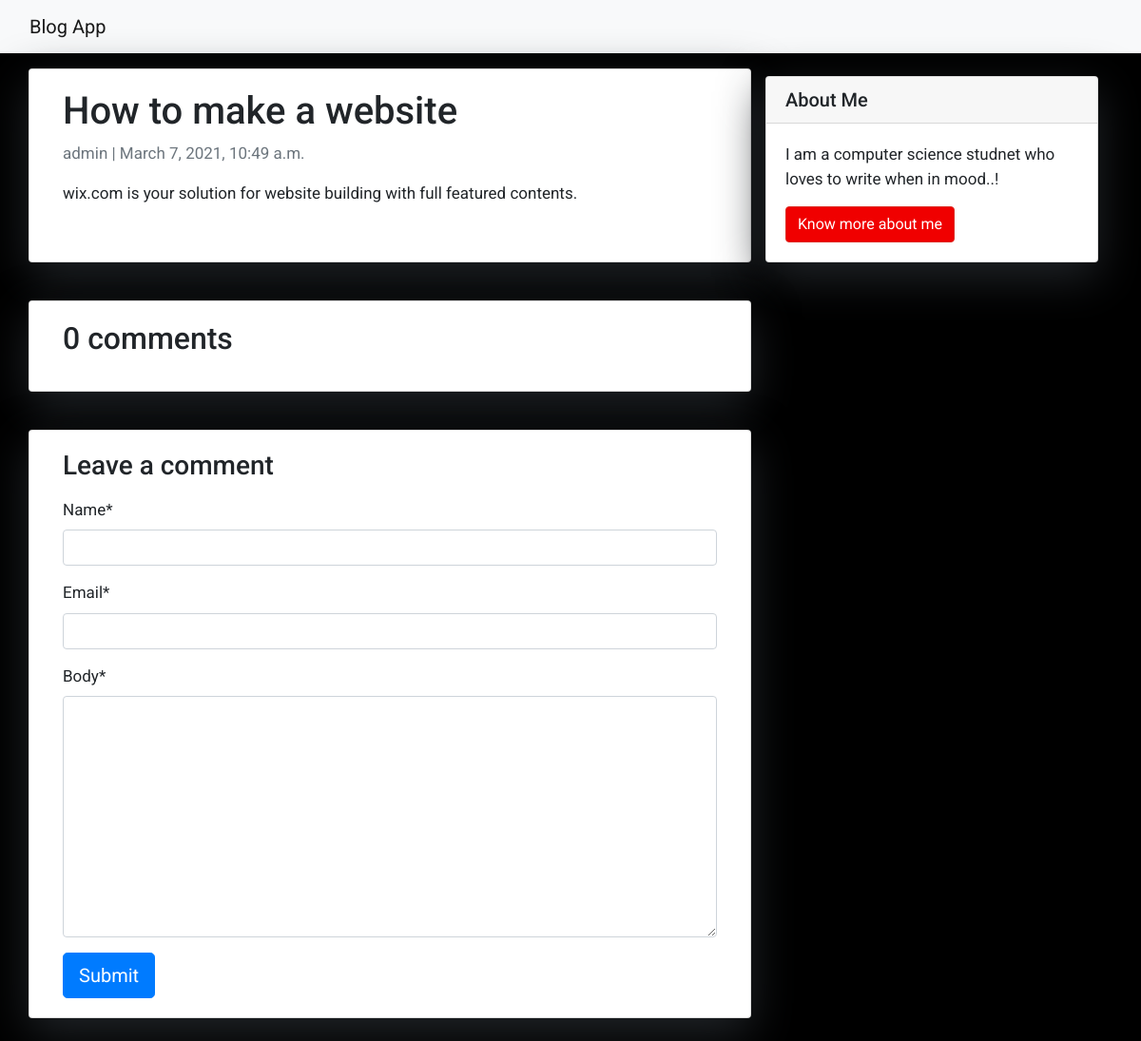
Screenshot of /how-to-make-a-website/ with the database file from the repository.
### blog/models.py (models this page shows, shortened)
class Post(models.Model):
    title = models.CharField(max_length=200, unique=True)
    slug = models.SlugField(max_length=200, unique=True)
    author = models.ForeignKey(
        User, on_delete=models.CASCADE, related_name="blog_posts"
    )
    updated_on = models.DateTimeField(auto_now=True)
    content = models.TextField()
    created_on = models.DateTimeField(auto_now_add=True)
    status = models.IntegerField(choices=STATUS, default=0)
    class Meta:
        ordering = ["-created_on"]

### blog/views.py (the view)
# urls.py: path('<slug:slug>/', views.post_detail, name='post_detail'),
def post_detail(request, slug):
    template_name = 'post_detail.html'
    post = get_object_or_404(Post, slug=slug)
    comments = post.comments.filter(active=True)
    new_comment = None
    if request.method == 'POST':
        comment_form = CommentForm(data=request.POST)
        if comment_form.is_valid():
            new_comment = comment_form.save(commit=False)
            new_comment.post = post
            new_comment.save()
    else:
        comment_form = CommentForm()
    return render(request, template_name, {'post': post,
                                           'comments': comments,
                                           'new_comment': new_comment,
                                           'comment_form': comment_form})

### blog/forms.py
class CommentForm(forms.ModelForm):
    class Meta:
        model = Comment
        fields = ('name', 'email', 'body')

### templates/post_detail.html (shortened to what this page needs)
{% extends 'base.html' %} {% block content %}
{% load crispy_forms_tags %}
<div class="container">
    <div class="row">
        <div class="col-md-8 card mb-4  mt-3 left  top">
            <div class="card-body">
                <h1>{% block title %} {{ post.title }} {% endblock title %}</h1>
                <p class=" text-muted">{{ post.author }} | {{ post.created_on }}</p>
                <p class="card-text ">{{ post.content | safe }}</p>
            </div>
        </div>
        {% block sidebar %} {% include 'sidebar.html' %} {% endblock sidebar %}
        <div class="col-md-8 card mb-4  mt-3 ">
            <div class="card-body">
                {% with comments.count as total_comments %}
                <h2>{{ total_comments }} comments</h2>
                    {% endwith %}
            </div>
        </div>
        <div class="col-md-8 card mb-4  mt-3 ">
            <div class="card-body">
                {% if new_comment %}
                <div class="alert alert-success" role="alert">
                    Your comment is awaiting moderation
                </div>
                {% else %}
                <h3>Leave a comment</h3>
                <form method="post" style="margin-top: 1em;">
                    {{ comment_form | crispy }}
                    <button type="submit" class="btn btn-primary  btn-lg">Submit</button>
                </form>
                {% endif %}
            </div>
        </div>
    </div>
</div>
{% endblock content %}

### templates/base.html (style rules this page uses)
body { font-family: "Roboto", sans-serif; font-size: 17px; background-color: black; }

### templates/sidebar.html (style rules this page uses)
.card { box-shadow: 0 16px 48px; }

### rows the page displays
Post: title "How to make a website", author "admin", created_on "March 7, 2021, 10:49 a.m.", content "wix.com is your solution for website building with full featured contents."

### other values shown
{{ total_comments }} "0"
